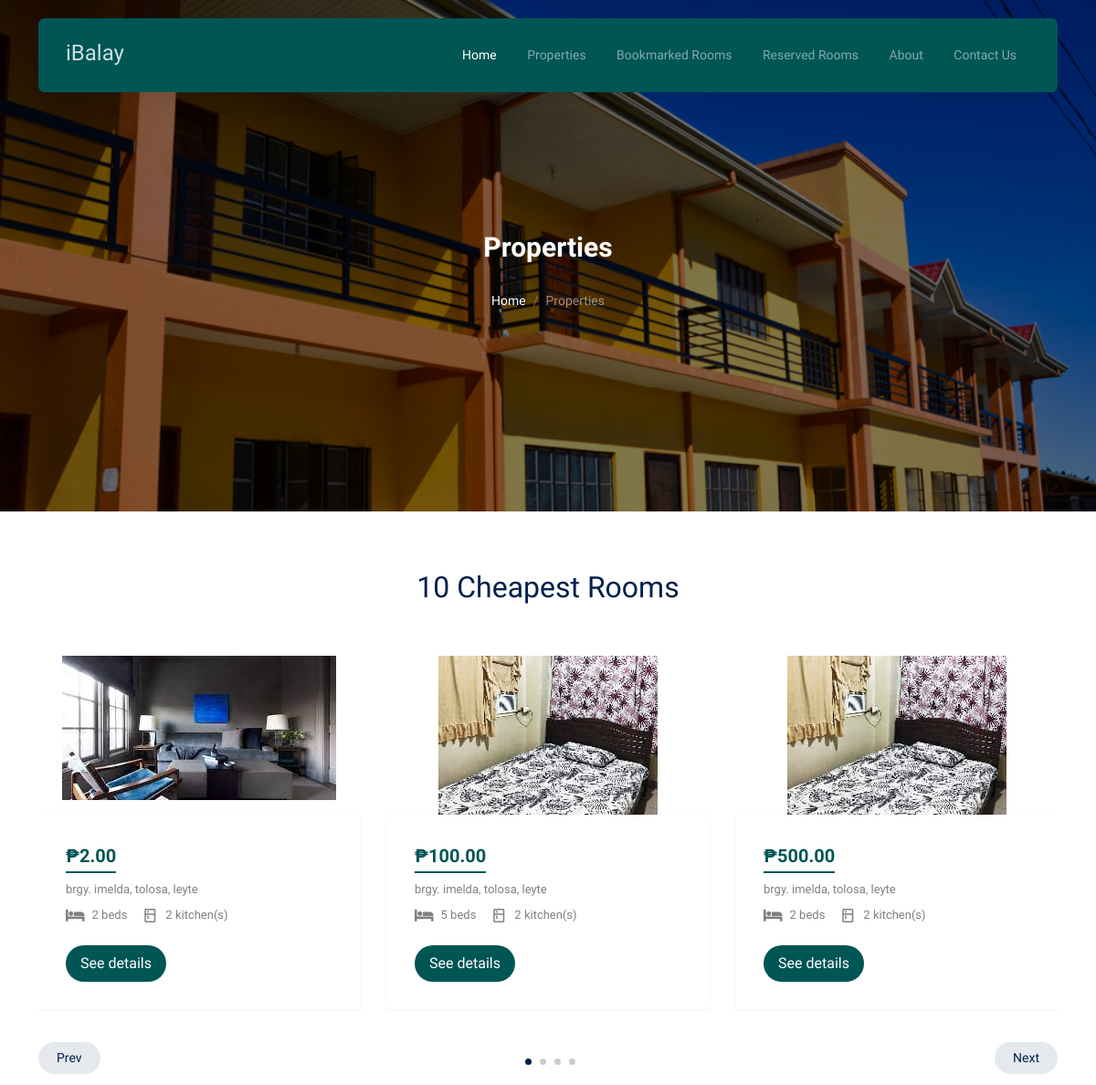
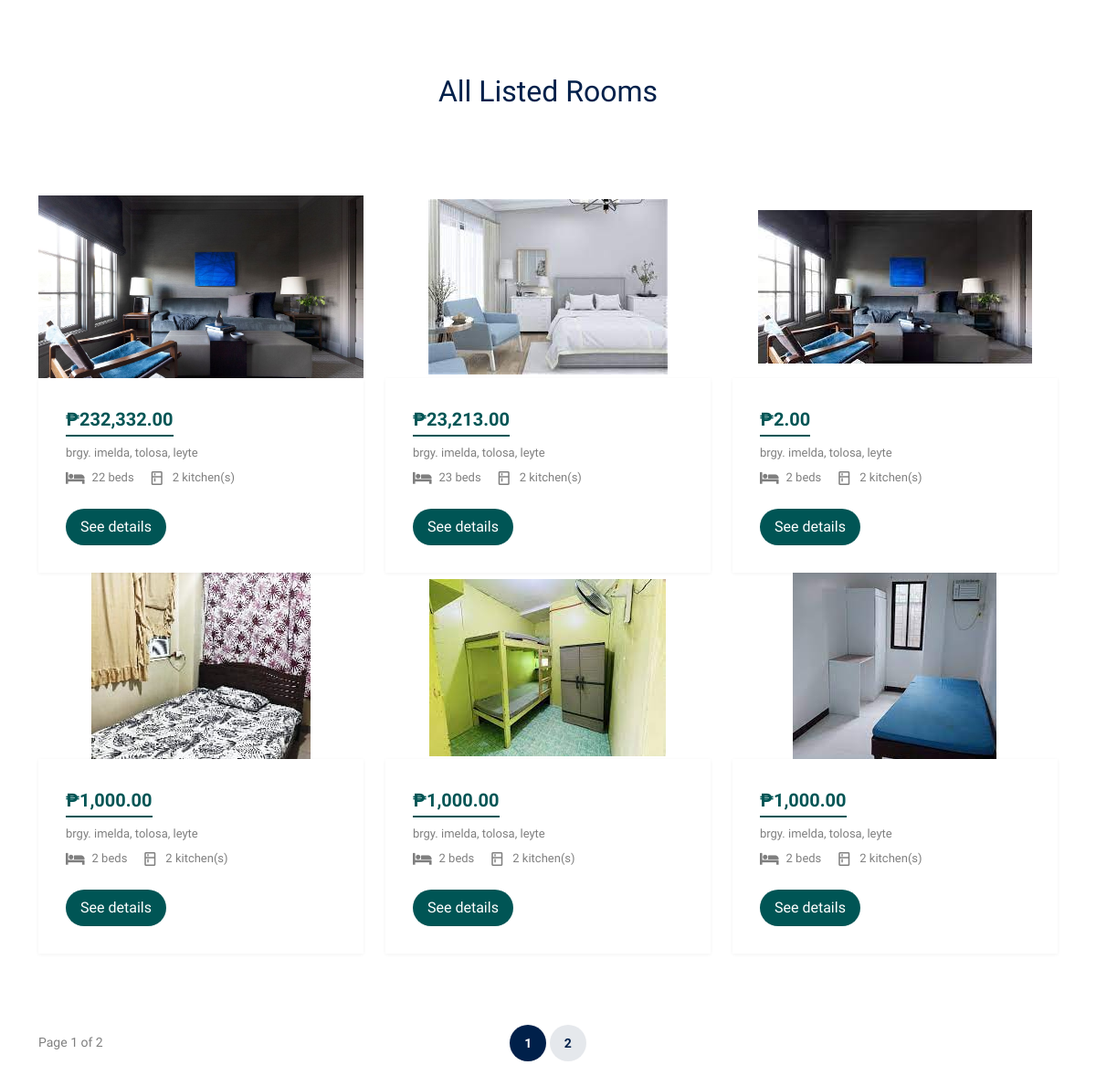
Screenshot of /tenant/public/properties.php (signed in) with the database file from the repository (2 pictures, top to bottom).
### tables this page shows
CREATE TABLE `room` (
  `room_id` bigint(20) UNSIGNED NOT NULL,
  `landlord_id` int(11) DEFAULT NULL,
  `room_number` int(11) DEFAULT NULL,
  `description` text DEFAULT NULL,
  `capacity` int(11) DEFAULT NULL,
  `room_price` decimal(10,2) DEFAULT NULL,
  `room_photo1` varchar(255) DEFAULT NULL,
  `room_photo2` varchar(255) DEFAULT NULL
);

CREATE TABLE `bh_information` (
  `bh_id` int(11) NOT NULL,
  `landlord_id` int(11) NOT NULL,
  `BH_name` varchar(100) NOT NULL,
  `BH_address` varchar(255) DEFAULT NULL,
  `Document1` varchar(255) DEFAULT NULL,
  `Document2` varchar(255) DEFAULT NULL,
  `monthly_payment_rate` varchar(50) DEFAULT NULL,
  `number_of_kitchen` int(11) DEFAULT NULL,
  `number_of_living_room` int(11) DEFAULT NULL,
  `number_of_students` int(11) DEFAULT NULL,
  `number_of_cr` int(11) DEFAULT NULL,
  `number_of_beds` int(11) DEFAULT NULL,
  `number_of_rooms` int(11) DEFAULT NULL,
  `bh_max_capacity` int(11) DEFAULT NULL,
  `gender_allowed` enum('male','female','all') NOT NULL,
  `Status` enum('0','1','2') DEFAULT NULL,
  `longitude` double DEFAULT NULL,
  `latitude` double DEFAULT NULL
);

### tenant/includes/config/property-cheap.php (called while the page is built, shortened)
<?php
$host = 'localhost';
$dbname = 'iBalay_System';
$username = 'root';
$password = '';
$conn = mysqli_connect($host, $username, $password, $dbname);
mysqli_set_charset($conn, 'utf8');
$query = "
    SELECT
        r.room_id,
        r.room_photo1,
        r.room_price,
        r.capacity,
        r.landlord_id,
        r.room_number,
        b.BH_address,
        b.number_of_kitchen,
        r.description
    FROM
        room r
    JOIN
        bh_information b
    ON
        r.landlord_id = b.landlord_id
    ORDER BY
        r.room_price ASC
    LIMIT
        10
";
$result = mysqli_query($conn, $query);
$rooms = mysqli_fetch_all($result, MYSQLI_ASSOC);
?>

### tenant/includes/config/property-all.php (called while the page is built, shortened)
<?php
$host = 'localhost';
$dbname = 'iBalay_System';
$username = 'root';
$password = '';
$conn = mysqli_connect($host, $username, $password, $dbname);
mysqli_set_charset($conn, 'utf8');
$items_per_page = 6;
$current_page = isset($_GET['page']) ? (int)$_GET['page'] : 1;
$offset = ($current_page - 1) * $items_per_page;
$total_rooms_query = "SELECT COUNT(*) as total FROM room";
$total_rooms_result = mysqli_query($conn, $total_rooms_query);
$total_rooms_data = mysqli_fetch_assoc($total_rooms_result);
$total_rooms = (int)$total_rooms_data['total'];
$total_pages = ceil($total_rooms / $items_per_page);
$query = "
    SELECT
        r.room_id,
        r.room_photo1,
        r.room_price,
        r.capacity,
        r.landlord_id,
        r.room_number,
        b.BH_address,
        b.number_of_kitchen,
        r.description
    FROM
        room r
    JOIN
        bh_information b
    ON
        r.landlord_id = b.landlord_id
    LIMIT $items_per_page OFFSET $offset
";
$result = mysqli_query($conn, $query);
$rooms = mysqli_fetch_all($result, MYSQLI_ASSOC);
?>

### tenant/includes/property-cheap.php (the view, shortened to what this page needs)
       <?php
         include('config/property-cheap.php');
       ?>
<div class="section">
  <div class="container">
    <div class="row mb-5 align-items-center">
      <div class="col-lg-6 text-center mx-auto">
        <h2 class="font-weight-bold text-primary heading">
          10 Cheapest Rooms
        </h2>
      </div>
    </div>
    <div class="row">
      <div class="col-12">
        <div class="property-slider-wrap">
          <div class="property-slider">
            <?php foreach ($rooms as $room): ?>
              <div class="property-item">
                <a href="property-single.php?room_id=<?= $room['room_id'] ?>" class="img">
                  <img src="<?= "/iBalay/uploads/roomphotos/room{$room['room_number']}_landlord{$room['landlord_id']}/{$room['room_photo1']}" ?>" alt="Image" class="img-fluid" />
                </a>
                <div class="property-content">
                  <div class="price mb-2"><span><?= "₱" . number_format($room['room_price'], 2) ?></span></div>
                  <div>
                    <span class="d-block mb-2 text-black-50"><?= $room['BH_address'] ?></span>
                    <div class="specs d-flex mb-4">
                      <span class="d-block d-flex align-items-center me-3">
                        <span class="icon-bed me-2"></span>
                        <span class="caption"><?= $room['capacity'] ?> beds</span>
                      </span>
                      <span class="d-block d-flex align-items-center">
                        <span class="icon-kitchen me-2"></span>
                        <span class="caption"><?= $room['number_of_kitchen'] ?> kitchen(s)</span>
                      </span>
                    </div>
                    <a href="property-single.php?room_id=<?= $room['room_id'] ?>" class="btn btn-primary py-2 px-3">See details</a>
                  </div>
                </div>
              </div>
            <?php endforeach; ?>
          </div>
          <div
            id="property-nav"
            class="controls"
            tabindex="0"
            aria-label="Carousel Navigation"
          >
            <span
              class="prev"
              data-controls="prev"
              aria-controls="property"
              tabindex="-1"
              >Prev</span
            >
            <span
              class="next"
              data-controls="next"
              aria-controls="property"
              tabindex="-1"
              >Next</span
            >
          </div>
        </div>
      </div>
    </div>
  </div>
</div>

### tenant/public/properties.php (shortened to what this page needs)
<!DOCTYPE html>
<html lang="en">
  <head>
    <link rel="stylesheet" href=".././../Resources/fonts/icomoon/style.css" />
    <link rel="stylesheet" href="../../Resources/fonts/flaticon/font/flaticon.css" />
    <link rel="stylesheet" href="../../Resources/css/tiny-slider.css" />
    <link rel="stylesheet" href="../../Resources/css/aos.css" />
    <link rel="stylesheet" href="../../Resources/css/style.css" />
    <link rel="stylesheet" href="../includes/css/property-list.css" />
    <link rel="stylesheet" href="https://cdnjs.cloudflare.com/ajax/libs/font-awesome/6.0.0/css/all.min.css">
  </head>
  <body>
    <?php
      include('../includes/nav-top.php');
    ?>
    <div
      class="hero page-inner overlay"
      style="background-image: url('../../Resources/images/hero_bg_1_copy.jpg')"
      >
      <div class="container">
        <div class="row justify-content-center align-items-center">
          <div class="col-lg-9 text-center mt-5">
            <h1 class="heading" data-aos="fade-up">Properties</h1>
            <nav
              aria-label="breadcrumb"
              data-aos="fade-up"
              data-aos-delay="200"
            >
              <ol class="breadcrumb text-center justify-content-center">
                <li class="breadcrumb-item"><a href="/iBalay/tenant/public/home.php">Home</a></li>
                <li
                  class="breadcrumb-item active text-white-50"
                  aria-current="page"
                >
                  Properties
                </li>
              </ol>
            </nav>
          </div>
        </div>
      </div>
    </div>
    <?php
    include('../includes/property-cheap.php');
    ?>
    <?php
     include('../includes/property-all.php');
    ?>
  </body>
</html>

### tenant/includes/nav-top.php (shortened to what this page needs)
<nav class="site-nav">
      <div class="container">
        <div class="menu-bg-wrap">
          <div class="site-navigation">
            <a href="/iBalay/tenant/index.php" class="logo m-0 float-start">iBalay</a>
            <ul
              class="js-clone-nav d-none d-lg-inline-block text-start site-menu float-end"
            >
              <li class="active"><a href="/iBalay/tenant/public/home.php">Home</a></li>
              <li class="acive">
                <a href="/iBalay/tenant/public/properties.php">Properties</a>
              </li>
              <li><a href="/iBalay/tenant/public/bookmark.php">Bookmarked Rooms</a></li>
              <li><a href="/iBalay/tenant/public/reserved.php">Reserved Rooms</a></li>
              <li><a href="about.html">About</a></li>
              <li><a href="contact.html">Contact Us</a></li>
            </ul>
          </div>
        </div>
      </div>
    </nav>

### tenant/includes/property-all.php (shortened to what this page needs)
       <?php
         include('config/property-all.php');
       ?>
<div class="row mb-5 align-items-center">
      <div class="col-lg-6 text-center mx-auto">
        <h2 class="font-weight-bold text-primary heading">
          All Listed Rooms
        </h2>
      </div>
    </div>
    <div class="section section-properties">
        <div class="container">
        <div class="row">
        <?php foreach ($rooms as $room): ?>
            <div class="col-xs-12 col-sm-6 col-md-6 col-lg-4">
            <div class="property-item mb-30">
                <a href="property-single.php?room_id=<?= $room['room_id'] ?>" class="img">
                    <img src="<?= "/iBalay/uploads/roomphotos/room{$room['room_number']}_landlord{$room['landlord_id']}/{$room['room_photo1']}" ?>" alt="Room Image" class="img-fluid" />
                </a>
                <div class="property-content">
                    <div class="price mb-2"><span><?= "₱" . number_format($room['room_price'], 2) ?></span></div>
                        <div>
                            <span class="d-block mb-2 text-black-50"><?= $room['BH_address'] ?></span>
                            <div class="specs d-flex mb-4">
                                <span class="d-block d-flex align-items-center me-3">
                                <span class="icon-bed me-2"></span>
                                <span class="caption"><?= $room['capacity'] ?> beds</span>
                                </span>
                                <span class="d-block d-flex align-items-center">
                                <span class="icon-kitchen me-2"></span>
                                <span class="caption"><?= $room['number_of_kitchen'] ?> kitchen(s)</span>
                                </span>
                            </div>
                            <a href="property-single.php?room_id=<?= $room['room_id'] ?>" class="btn btn-primary py-2 px-3">See details</a>
                        </div>
                </div>
            </div>
        </div>
      <?php endforeach; ?>
</div>
    <div class="row align-items-center py-5">
      <div class="col-lg-3">Page <?= $current_page ?> of <?= $total_pages ?></div>
      <div class="col-lg-6 text-center">
        <div class="custom-pagination">
          <?php for ($i = 1; $i <= $total_pages; $i++): ?>
            <a href="?page=<?= $i ?>" <?= $i === $current_page ? 'class="active"' : '' ?>><?= $i ?></a>
          <?php endfor; ?>
        </div>
      </div>
    </div>
  </div>
</div>

### Resources/css/tiny-slider.css (style rules this page uses)
.tns-slider { -webkit-transition:all 0s;-moz-transition:all 0s;transition:all 0s }
.tns-slider>.tns-item { -webkit-box-sizing:border-box;-moz-box-sizing:border-box;box-sizing:border-box }
.tns-horizontal.tns-subpixel { white-space:nowrap }
.tns-horizontal.tns-subpixel>.tns-item { display:inline-block;vertical-align:top;white-space:normal }

### tenant/includes/css/property-list.css (style rules this page uses)
.property-item .img { margin-top: -126px; height: 390px; overflow: hidden; display: flex; justify-content: center; align-items: center; }
.property-item .img img { max-height: 100%; max-width: 100%; object-fit: cover; }

### tenant/includes/property-cheap.php (style rules this page uses)
.property-item .img { height: 400px; overflow: hidden; display: flex; justify-content: center; align-items: center; }
.property-item .img img { max-height: 100%; max-width: 100%; object-fit: cover; }

### rows the page displays
room: room_photo1 (picture), room_price "2.00", bh_information.BH_address "brgy. imelda, tolosa, leyte", capacity "2", bh_information.number_of_kitchen "2"
room: room_photo1 (picture), room_price "100.00", bh_information.BH_address "brgy. imelda, tolosa, leyte", capacity "5", bh_information.number_of_kitchen "2"
room: room_photo1 (picture), room_price "500.00", bh_information.BH_address "brgy. imelda, tolosa, leyte", capacity "2", bh_information.number_of_kitchen "2"
room: room_photo1 (picture), room_price "232,332.00", bh_information.BH_address "brgy. imelda, tolosa, leyte", capacity "22", bh_information.number_of_kitchen "2"
room: room_photo1 (picture), room_price "23,213.00", bh_information.BH_address "brgy. imelda, tolosa, leyte", capacity "23", bh_information.number_of_kitchen "2"
room: room_photo1 (picture), room_price "1,000.00", bh_information.BH_address "brgy. imelda, tolosa, leyte", capacity "2", bh_information.number_of_kitchen "2"
room: room_photo1 (picture), room_price "1,000.00", bh_information.BH_address "brgy. imelda, tolosa, leyte", capacity "2", bh_information.number_of_kitchen "2"
room: room_photo1 (picture), room_price "1,000.00", bh_information.BH_address "brgy. imelda, tolosa, leyte", capacity "2", bh_information.number_of_kitchen "2"

### other values shown
$current_page "1"
$total_pages "2"
